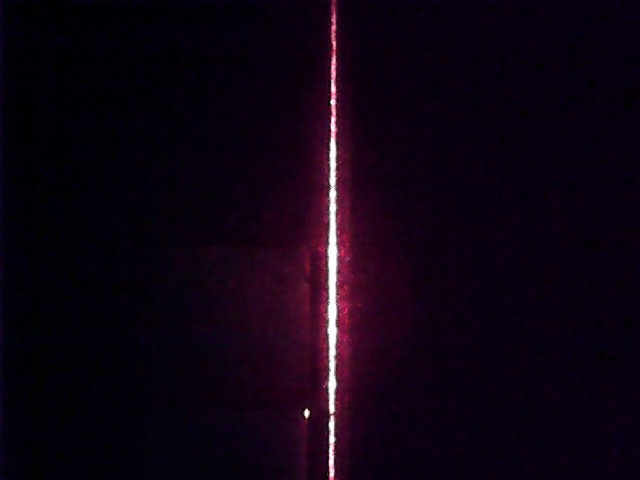
#> input picture 1mmblackcube/Snap_113.jpg, 640 x 480 px, found by its file name
$ jupyter execute --allow-errors test.ipynb   (older library calls are emulated)
#> lines starting #> are read from the running program, lines starting #| are printed output that depends on the picture
### camera_calibration.py
import numpy as np
import cv2 as cv
import glob
import pickle

def getCameraCalibrationValues():
    ################ FIND CHESSBOARD CORNERS - OBJECT POINTS AND IMAGE POINTS #############################

    chessboardSize = (5, 5)
    frameSize = (640,480)

    folder = './ChessBoard/calibration2'


    # termination criteria
    criteria = (cv.TERM_CRITERIA_EPS + cv.TERM_CRITERIA_MAX_ITER, 30, 0.001)


    # prepare object points, like (0,0,0), (1,0,0), (2,0,0) ....,(6,5,0)
    objp = np.zeros((chessboardSize[0] * chessboardSize[1], 3), np.float32)
    objp[:,:2] = np.mgrid[0:chessboardSize[0],0:chessboardSize[1]].T.reshape(-1,2)

    size_of_chessboard_squares_mm = 5
    objp = objp * size_of_chessboard_squares_mm


    # Arrays to store object points and image points from all the images.
    objpoints = [] # 3d point in real world space
    imgpoints = [] # 2d points in image plane.


    images = glob.glob(folder + '/*.jpg')
    pixels_per_mm = []

    count = 0
    for image in images:
        img = cv.imread(image)
        gray = cv.cvtColor(img, cv.COLOR_BGR2GRAY)

        # Find the chess board corners
        ret, corners = cv.findChessboardCorners(gray, chessboardSize, None)

        # If found, add object points, image points (after refining them)
        if ret == True:

            objpoints.append(objp)
            corners2 = cv.cornerSubPix(gray, corners, (11,11), (-1,-1), criteria)
            imgpoints.append(corners)

        # Draw and display the corners
        cv.drawChessboardCorners(img, chessboardSize, corners2, ret)
        cv.imshow('img', img)
        # cv.imwrite(folder + '/test' + str(count) + '.jpg', img)
        cv.waitKey(1000)

        # Calculate the average distance between adjacent corners in pixels
        total_distance = 0
        for i in range(chessboardSize[1]):
            for j in range(chessboardSize[0] - 1):
                total_distance += np.linalg.norm(corners2[i * chessboardSize[0] + j] - corners2[i * chessboardSize[0] + j + 1])

        avg_distance_in_pixels = total_distance / (chessboardSize[1] * (chessboardSize[0] - 1))

        # Calculate pixels per mm
        pixels_per_mm.append( avg_distance_in_pixels / size_of_chessboard_squares_mm)
        count += 1

    else:
        print("Chessboard not found")


    cv.destroyAllWindows()
    pixels_per_mm = np.mean(pixels_per_mm)
    print(f"1 mm = {pixels_per_mm} pixels")


    ############## CALIBRATION #######################################################

    ret, cameraMatrix, dist, rvecs, tvecs = cv.calibrateCamera(objpoints, imgpoints, frameSize, None, None)

    print("Camera calibrated : \n", ret)
    print("Camera Matrix : \n", cameraMatrix)
    print("dist : \n", dist)
    print("Rotation Vectors : \n", rvecs)
    print("Translation Vectors : \n", tvecs)
    # Save the camera calibration result for later use (we won't worry about rvecs / tvecs)
    pickle.dump((cameraMatrix, dist), open( "calibration.pkl", "wb" ))
    pickle.dump(cameraMatrix, open( "cameraMatrix.pkl", "wb" ))
    pickle.dump(dist, open( "dist.pkl", "wb" ))

    return pixels_per_mm, cameraMatrix, dist, rvecs, tvecs
    ############## UNDISTORTION #####################################################

    img = cv.imread('./ChessBoard/frame_00016.jpg')
    h,  w = img.shape[:2]
    newCameraMatrix, roi = cv.getOptimalNewCameraMatrix(cameraMatrix, dist, (w,h), 1, (w,h))


    # Undistort
    dst = cv.undistort(img, cameraMatrix, dist, None, newCameraMatrix)

    # crop the image
    x, y, w, h = roi
    dst = dst[y:y+h, x:x+w]
    cv.imwrite(folder +'cali1.jpg', dst)


    # Undistort with Remapping
    mapx, mapy = cv.initUndistortRectifyMap(cameraMatrix, dist, None, newCameraMatrix, (w,h), 5)
    dst = cv.remap(img, mapx, mapy, cv.INTER_LINEAR)

    # crop the image
    x, y, w, h = roi
    dst = dst[y:y+h, x:x+w]
    cv.imwrite(folder +'cali2.jpg', dst)


    # Reprojection Error
    mean_error = 0

    for i in range(len(objpoints)):
        imgpoints2, _ = cv.projectPoints(objpoints[i], rvecs[i], tvecs[i], cameraMatrix, dist)
        error = cv.norm(imgpoints[i], imgpoints2, cv.NORM_L2)/len(imgpoints2)
        mean_error += error

    print( "total error: {}".format(mean_error/len(objpoints)) )
# getCameraCalibrationValues()

### test.ipynb
## Imports

[cell 1]
import cv2
import numpy as np
import matplotlib.pyplot as plt
import open3d as o3d
from scipy.optimize import curve_fit
from scipy.interpolate import CubicSpline, interp1d
from video_test import extract_frames
from camera_calibration import getCameraCalibrationValues
from mpl_toolkits.mplot3d import Axes3D
import os
import glob
import warnings
from scipy.ndimage import rotate

## Math functions

[cell 2]
class Colors:
    HEADER = '\033[95m'
    OKBLUE = '\033[94m'
    OKGREEN = '\033[92m'
    WARNING = '\033[93m'
    FAIL = '\033[91m'
    ENDC = '\033[0m'  # Resets the color to default

[cell 3]
def getSobelXGradient(frame):
    sobelX = cv2.Sobel(frame, cv2.CV_64F, 1, 0)
    return sobelX

# [74 lines left out: functions getIntensityIndexOuterEdge, getIntensityIndexInnerEdge, not called in this run]

[cell 4]
# Reference Line interpolation

# [49 lines left out: function split_groups_polynomial, not called in this run]

[cell 5]
# Depth Map for individual frames

# [6 lines left out: function getDepthMap, not called in this run]

#> (a cell that did not finish here is left out)

[cell 7]
# Get Point Clouds from Depth Map and Camera Intrinsic Matrix

# [25 lines left out: function getPointClouds, not called in this run]

## Utilities function

[cell 8]
# [33 lines left out: function visualize_depth_map_3d_angle, not called in this run]

def visualize_depth_map_3d(depth_map):
    fig = plt.figure()
    fig.set_size_inches(10, 10)
    ax = fig.add_subplot(111, projection='3d')

    x = np.linspace(0, depth_map.shape[1] / 10, depth_map.shape[1])
    y = np.linspace(0, depth_map.shape[0] / 10, depth_map.shape[0])
    x, y = np.meshgrid(x, y)

    ax.plot_surface(x, y, depth_map, cmap='viridis')

    ax.set_xlabel('X axis (mm)', fontsize=20)
    ax.set_ylabel('Y axis (mm)', fontsize=20)
    ax.set_zlabel('Depth (mm)', fontsize=20)

    # Increase font size of axis ticks
    ax.tick_params(axis='both', which='major', labelsize=16)
    ax.tick_params(axis='z', which='major', labelsize=16)

    plt.tight_layout()
    plt.show()

[cell 9]
## Draw edge trace on the frame

# [30 lines left out: function drawEdgeTrace, not called in this run]

[cell 10]
## Draw the depth map for a frame
# [15 lines left out: function drawDepthMapFrame, not called in this run]

## Experiment

[cell 11]
# # REFERENCE FRAME
# objectName = "reference_03"
# objectFrames = extract_frames(objectName, ".mp4")

# mean_reference = []
# count = 0

# # Loop through the frames
# for frame in objectFrames:
#     # Get the Sobel X gradient
#     # print(f"Processing frame {frame.shape}...")
#     edgeTrace = getSobelXGradient(frame)

#     # Calculate intensity index
#     intensityInnerEdge = np.round(np.array([getIntensityIndexInnerEdge(i) for i in edgeTrace]))
#     intensityOuterEdge = np.round(np.array([getIntensityIndexOuterEdge(i) for i in edgeTrace]))
#     meanIndex = np.round((intensityInnerEdge + intensityOuterEdge) / 2)
#     # print("Intensity Indices:")
#     # print(intensity)

#     # Convert the Sobel gradient image to absolute values to fit into the 8-bit range
#     edgeTraceAbs = np.abs(edgeTrace).astype(np.uint8)

#     # Convert the grayscale edgeTrace to BGR color image
#     edgeTraceColor = cv2.cvtColor(edgeTraceAbs, cv2.COLOR_GRAY2BGR)

#     # Define the output folder and create it if it doesn't exist
#     output_folder = f'./edge_trace/{objectName}/'
#     if not os.path.exists(output_folder):
#         os.makedirs(output_folder)

#     # Plot the intensity points on the edgeTraceColor image
#     for idx, val in enumerate(intensityInnerEdge):
#         cv2.circle(edgeTraceColor, (int(val), int(idx)), 1, (255, 0, 0), -1)  # Blue dot with radius 1

#     for idx, val in enumerate(intensityOuterEdge):
#         cv2.circle(edgeTraceColor, (int(val), int(idx)), 1, (0, 0, 255), -1)  # Red dot with radius 1

#     for idx, val in enumerate(meanIndex):
#         cv2.circle(edgeTraceColor, (int(val), int(idx)), 1, (0, 255, 255), -1)  # Red dot with radius 1

#     # Save the image with the plotted points
#     cv2.imwrite(f"./edge_trace/{objectName}/frame{count}.jpg", edgeTraceColor)
#     mean_reference.append(abs(np.max(meanIndex) - np.min(meanIndex)))

#     count += 1
#     # break  # Remove this break to process all frames

# # mean_reference = np.mean(mean_reference, axis=0)
# # print(f"{Colors.OKGREEN}Mean Reference Indices:{Colors.ENDC}")
# # print(mean_reference)
# print(f"{Colors.OKGREEN}Deva of Reference Indices:{Colors.ENDC}")
# print(mean_reference)

[cell 12]
#REFERENCE LINE

# Define the object name and extract frames
objectName = "Reference_31-07"
# objectName = "report"
# objectFrames = extract_frames(objectName, ".mp4")

meanPixelDisplacement = []
count = 0

heightList = []
all_point_clouds = []

# Define the translation distance between frames in mm
translation_distance = 0.75

objectFrames = glob.glob(f"./measured_steps/{objectName}/*.jpg")
# objectFrames = glob.glob(f"./video_frames/updated_reference/*.jpg")

referenceLineList = []
# Loop through the frames
for image in objectFrames:
    print(f"Processing frame {image}...")
    frame = cv2.imread(image, cv2.IMREAD_GRAYSCALE)

    # Get the Sobel X gradient
    edgeTrace = getSobelXGradient(frame)
    # Calculate intensity index along the laser edge trace
    intensityInnerEdge = np.round(np.array([getIntensityIndexInnerEdge(i) for i in edgeTrace]))
    intensityOuterEdge = np.round(np.array([getIntensityIndexOuterEdge(i) for i in edgeTrace]))
    meanIndex = np.round((intensityInnerEdge + intensityOuterEdge) / 2)

    # maxIntensity = np.argmax(edgeTrace, axis=1)


    referenceLine = meanIndex
    # referenceLine = maxIntensity


    drawEdgeTrace(objectName, edgeTrace, intensityInnerEdge, intensityOuterEdge, meanIndex, referenceLine, count)
    # drawEdgeTrace(objectName, edgeTrace, None, None, None, None, count)

    referenceLineList.append(referenceLine)

    count += 1
    # break  # Remove this break to process all frames

[cell 13]
referenceLineList = np.array(referenceLineList)
referenceLineList.shape

[cell 14]
# reportImages0 = cv2.imread("./video_frames/updated_reference/frame_00000.jpg", cv2.IMREAD_GRAYSCALE)
# reportImages1 = cv2.imread("./video_frames/updated_reference/frame_00121.jpg")


# drawEdgeTrace(objectName, reportImages0, None, None, None, None, 0)
# # drawEdgeTrace(objectName, reportImages1, None, None, referenceLineList[-1], referenceLineList[0], 2)

#> (a cell that did not finish here is left out)

[cell 16]
#OBJECT HEIGHT MEASUREMENT

# Define the object name and extract frames
objectName = "Defect_cube_31-07"
# objectFrames = extract_frames(objectName, ".mp4")

meanPixelDisplacement = []
count = 0

heightList = []
all_point_clouds = []

# Define the translation distance between frames in mm
translation_distance = 0.75

objectFrames = glob.glob(f"./measured_steps/{objectName}/*.jpg")

depthMap = []
# referenceLineList = []
# Loop through the frames
for image in objectFrames:
    print(f"Processing frame {image}...")
    frame = cv2.imread(image, cv2.IMREAD_GRAYSCALE)

    # Get the Sobel X gradient
    edgeTrace = getSobelXGradient(frame)

    edgeMax = np.max(edgeTrace, axis=1)

    c = pixels_per_mm
    # referenceLine, _ = split_groups_polynomial(meanIndex, c/2)
    referenceLine = referenceLineList[count]

    # [9 lines of commented-out code are left out]
    intensityInnerEdge = np.round(np.array([getIntensityIndexInnerEdge(i) for i in edgeTrace]))
    intensityOuterEdge = np.round(np.array([getIntensityIndexOuterEdge(i) for i in edgeTrace]))
    meanIndex = np.zeros(len(intensityInnerEdge))
    for i in range(len(intensityInnerEdge)):
        if abs(intensityInnerEdge[i] - intensityOuterEdge[i]) > 30:
            print(f"{Colors.FAIL}No edge detected in frame {count}{Colors.ENDC}")
            meanIndex[i] = referenceLine[i]
        else:
            meanIndex[i] = np.round((intensityInnerEdge[i] + intensityOuterEdge[i]) / 2)
            if meanIndex[i] > referenceLine[i]:
                meanIndex[i] = referenceLine[i]
    # [7 lines of commented-out code are left out]
    drawEdgeTrace(objectName, edgeTrace, intensityInnerEdge, intensityOuterEdge, meanIndex=None, referenceLine=None, count=count)

    if referenceLine is None:
        print(f"{Colors.FAIL}Reference line not found{Colors.ENDC}")
        heights = depthMap[-1]
        referenceLine = referenceLineList[-1]
    else:
        pixelDisplacement = abs(meanIndex - referenceLine)
        # pixelDisplacement = np.where(pixelDisplacement > 150, 0, pixelDisplacement)
        c = pixels_per_mm
        s = pixelDisplacement / c
        heights = 80 * s / (37.3 + s)

    depthMap.append(heights)
    # referenceLineList.append(referenceLine)

    # Depth map for individual frames
    depthMapFrame = getDepthMap(frame, referenceLine, heights)
    drawDepthMapFrame(depthMapFrame, objectName, count)

    count += 1
    # break  # Remove this break to process all frames

[cell 17]
depthMapCopy = np.array(depthMap)
depthMapCopy.shape

[cell 18]
np.savetxt("output.csv", depthMapCopy, delimiter=",")

#> (a cell that did not finish here is left out)

[cell 20]
depthMapCopy = depthMap.copy()
depthMapCopy = depthMapCopy[1:]
# test = depthMap.copy()[-1]
# depthMapCopy.append(test)
# print(test)

[cell 21]
depthMapCopy = np.array(depthMapCopy)
print(depthMapCopy.shape)
#> (the rest of this cell did not finish here and is left out)

[cell 22]
len(depthMapCopy)

[cell 23]
# dFrame = np.zeros((480, 640))
dFrame = []
for i in range(len(depthMapCopy)):
    for j in range(i, i+10):
        if j < len(depthMapCopy[0]):
            dFrame.append(depthMapCopy[i])
        else:
            print("Breaking at", j)
            break

[cell 24]
dFrame = np.array(dFrame)
dFrame.shape

[cell 25]
dFrame = np.array(dFrame)
dFrame = dFrame.T
print(dFrame.shape)

#> (a cell that did not finish here is left out)

[cell 27]
frame = cv2.imread("./1mmblackcube/Reference/Snap_113.jpg", cv2.IMREAD_GRAYSCALE)
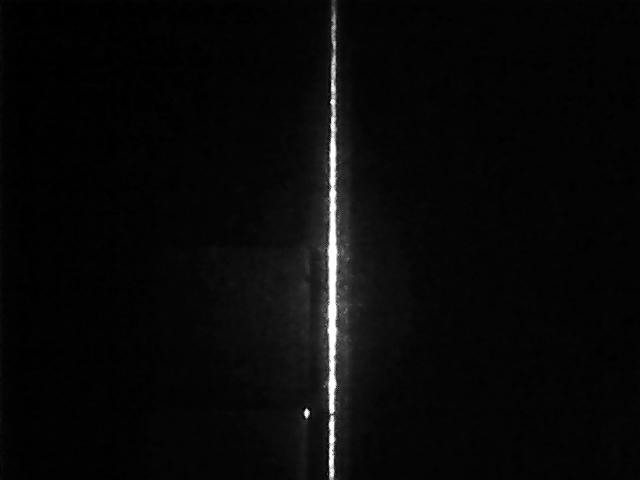
#> frame: shape (480, 640); min 0, max 255, mean 8.6
#> (the rest of this cell did not finish here and is left out)

[cell 28]
# Compute normals for the combined point cloud
print("Computing normals for the combined point cloud...")
#> (the rest of this cell did not finish here and is left out)

[cell 29]
def min_execution_time(n, high_priority, normal_time, priority_time):
    # Convert high_priority indices to a set for O(1) lookups
#> called with n = 4, normal_time = 2, priority_time = 2
    high_priority_set = set(high_priority)

    # DP table initialization
    dp = [[float('inf')] * n for _ in range(n)]

    # Function to calculate execution time for a given subarray
    def calculate_time(l, r):
        high_priority_count = sum(1 for i in range(l + 1, r + 2) if i in high_priority_set)
        total_processes = r - l + 1
        if high_priority_count == 0:
            return normal_time
        else:
            return priority_time * high_priority_count * total_processes

    # Fill the DP table for subarrays of size 1
    for i in range(n):
        dp[i][i] = calculate_time(i, i)

    # Fill the DP table for larger subarrays
    for length in range(2, n + 1):  # subarray lengths from 2 to n
        for l in range(n - length + 1):
            r = l + length - 1
            dp[l][r] = calculate_time(l, r)
            if (r - l + 1) % 2 == 0:  # if the subarray length is even
                mid = (l + r) // 2
                dp[l][r] = min(dp[l][r], dp[l][mid] + dp[mid + 1][r])

    # The answer for the full array is in dp[0][n-1]
    print(dp)
    return dp[0][n-1]

# Example Usage
n = 4
high_priority = [1]
normal_time = 2
priority_time = 2
print(min_execution_time(n, high_priority, normal_time, priority_time))  # Expected output: 12
